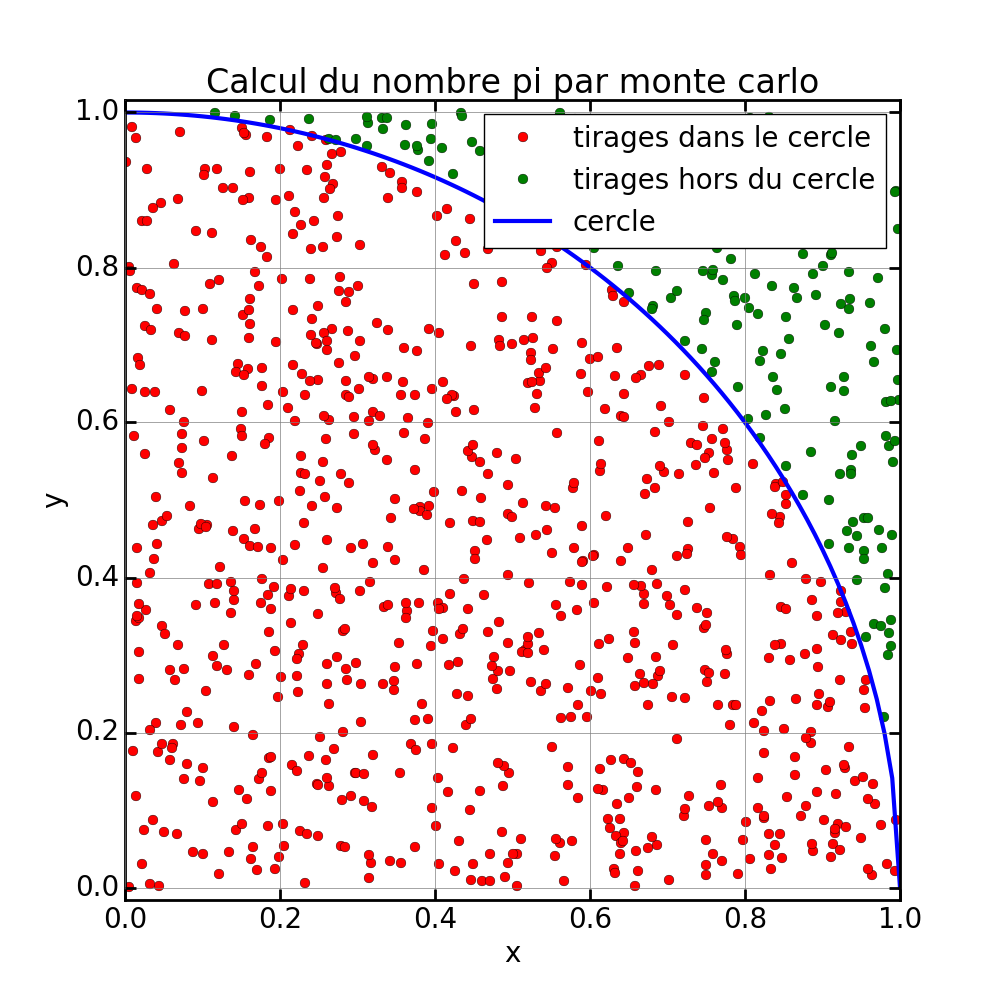

Source code (Python):
#!/usr/bin/env python
# -*- coding=utf-8 -*-

""" pi  -  14.03.2014

    Calcul du nombre pi par Monte Carlo.
    Principe : La probabilité qu'un point de coordonnées (x,y)
    avec x et y dans l'intervalle [0;1] soit dans le quart de
    cercle de centre (0,0) et de rayon 1 est égal au rapport des
    aires du quart de cercle de rayon 1 et du carré de largeur 1
    soit pi/4. """

import math
from random import random


def prog_pi(ntirage=100):
    """ calcul du nombre pi """

    # initialisation
    n = 0
    xDansCercle = list()
    yDansCercle = list()
    xHorsCercle = list()
    yHorsCercle = list()

    # calcul monte carlo
    for i in range(ntirage):
        x = random()
        y = random()

        if x**2 + y**2 < 1.0:
            n += 1
            xDansCercle.append(x)
            yDansCercle.append(y)
        else:
            xHorsCercle.append(x)
            yHorsCercle.append(y)

    # affichage des résultats
    piCalcule = 4.0 * float(n) / float(ntirage)
    print("pi         = ", piCalcule)
    print("% d'erreur = ", (math.pi - piCalcule) / math.pi * 100)

    # representation graphique
    import matplotlib.pyplot as plt
    plt.figure(figsize=(10, 10))
    # points dans le cercle
    plt.plot(xDansCercle, yDansCercle, "ro", label="tirages dans le cercle")
    # points hors du cercle
    plt.plot(xHorsCercle, yHorsCercle, "go", label="tirages hors du cercle")
    # cercle
    npts = 100
    xcercle = [float(xi) / float(npts) for xi in range(npts + 1)]
    ycercle = [math.sqrt(1.0 - xi**2) for xi in xcercle]
    plt.plot(xcercle, ycercle, "b-", linewidth=3, label="cercle")
    # options du graphiques
    plt.title("Calcul du nombre pi par monte carlo")
    plt.axis("equal")
    plt.grid(True)
    plt.legend()
    plt.xlabel("x")
    plt.ylabel("y")
    # affichage
    plt.show()

if __name__ == "__main__":
    ntirage = int(input("entrer le nombre de tirage : "))
    print("ntirage = ", ntirage)
    prog_pi(ntirage)
